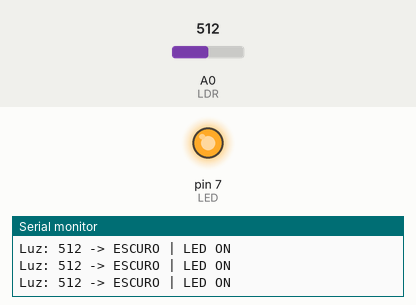
Bench run of a sketch on a simulated Arduino Uno, built with avr-gcc and run on an emulated ATmega328P. Shown: output pins drawn as LEDs (lit = HIGH), the last lines printed to the serial monitor. The test bench sets the inputs (shaded band); at power-on: A0 (LDR) = 512.

Above: at 1.2 s.
1.3 s: A0 (LDR) set to 490
At 2.6 s:
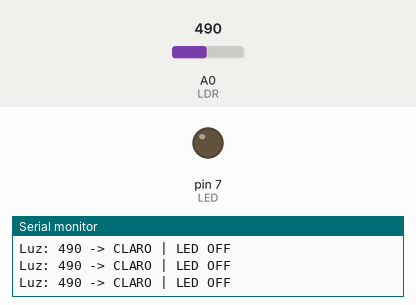
3.0 s: A0 (LDR) set to 510
At 3.8 s:
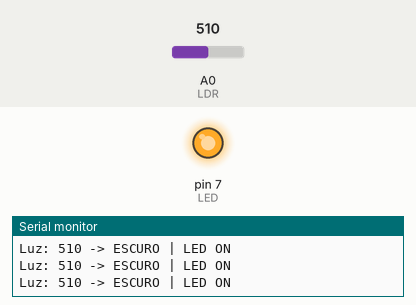
4.5 s: A0 (LDR) set to 306
At 5.0 s:
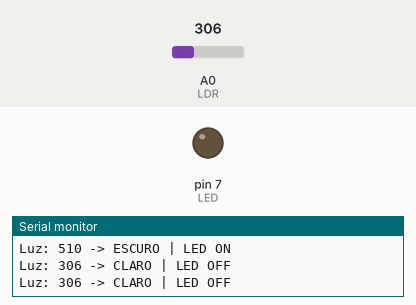
Timing chart, 0 to 7.5 s (numbered marks = the images above; inputs shaded):
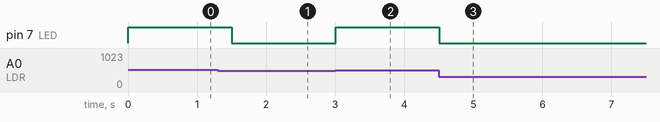

Measured:
- the behaviour switches between 501 and 500 on A0 (LDR) (found by bisection; images 0 and 1)
- after the input at 1.3 s, pin 7 (LED): HIGH → LOW after 0.20 s
- after the input at 3.0 s, pin 7 (LED): LOW → HIGH at once
- after the input at 4.5 s, pin 7 (LED): HIGH → LOW at once

The sketch:

c_digo_arduino.ino
```cpp
#define LDR A0
#define LED 7

int valor;
int limite = 500;

void setup()
{
  Serial.begin(9600);
  pinMode(LED, OUTPUT);
}

void loop()
{
  valor = analogRead(LDR);

  Serial.print("Luz: ");
  Serial.print(valor);

  if (valor > limite)
  {
    digitalWrite(LED, HIGH);
    Serial.println(" -> ESCURO | LED ON");
  }
  else
  {
    digitalWrite(LED, LOW);
    Serial.println(" -> CLARO | LED OFF");
  }

  delay(300);
}
```
